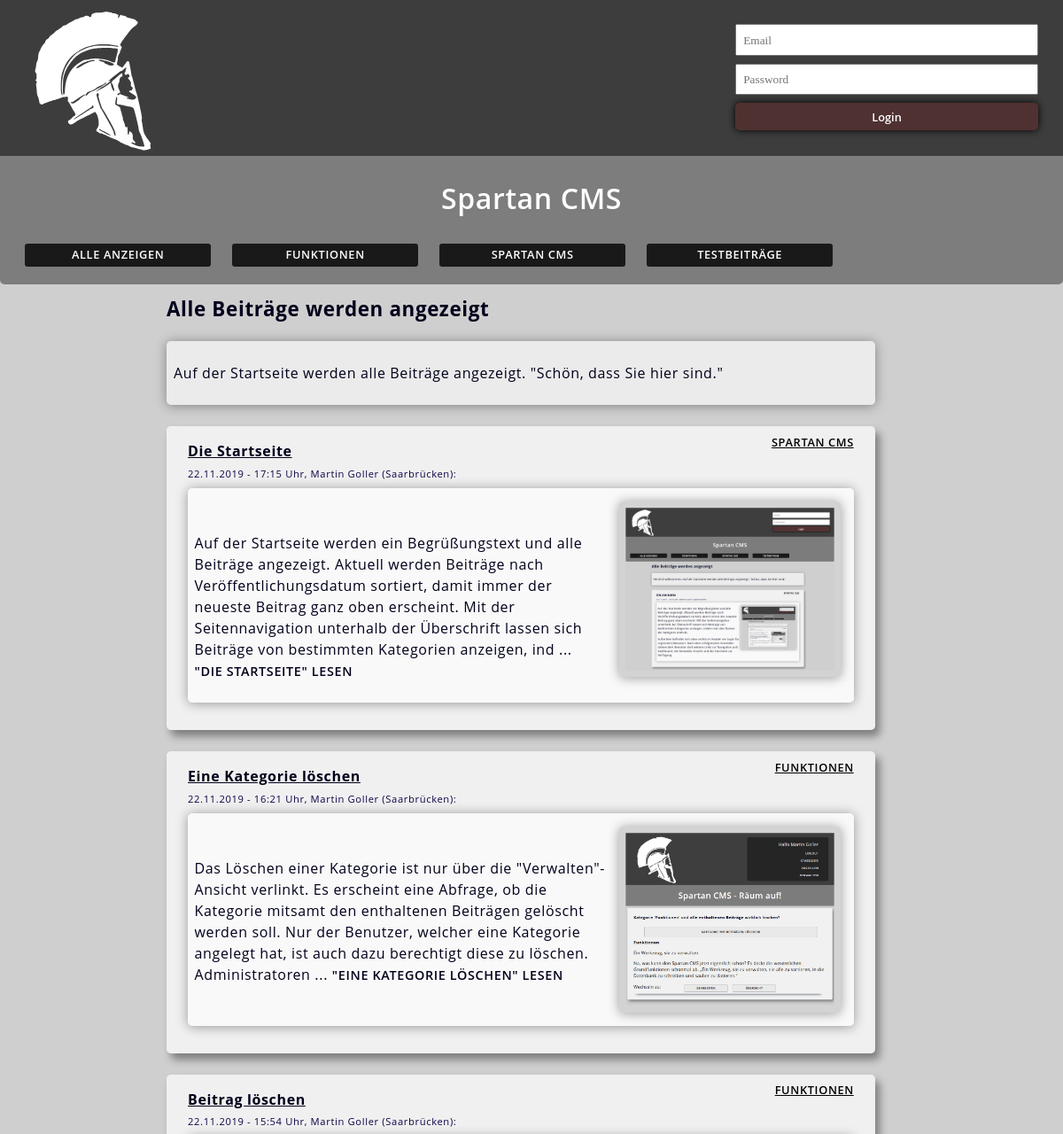
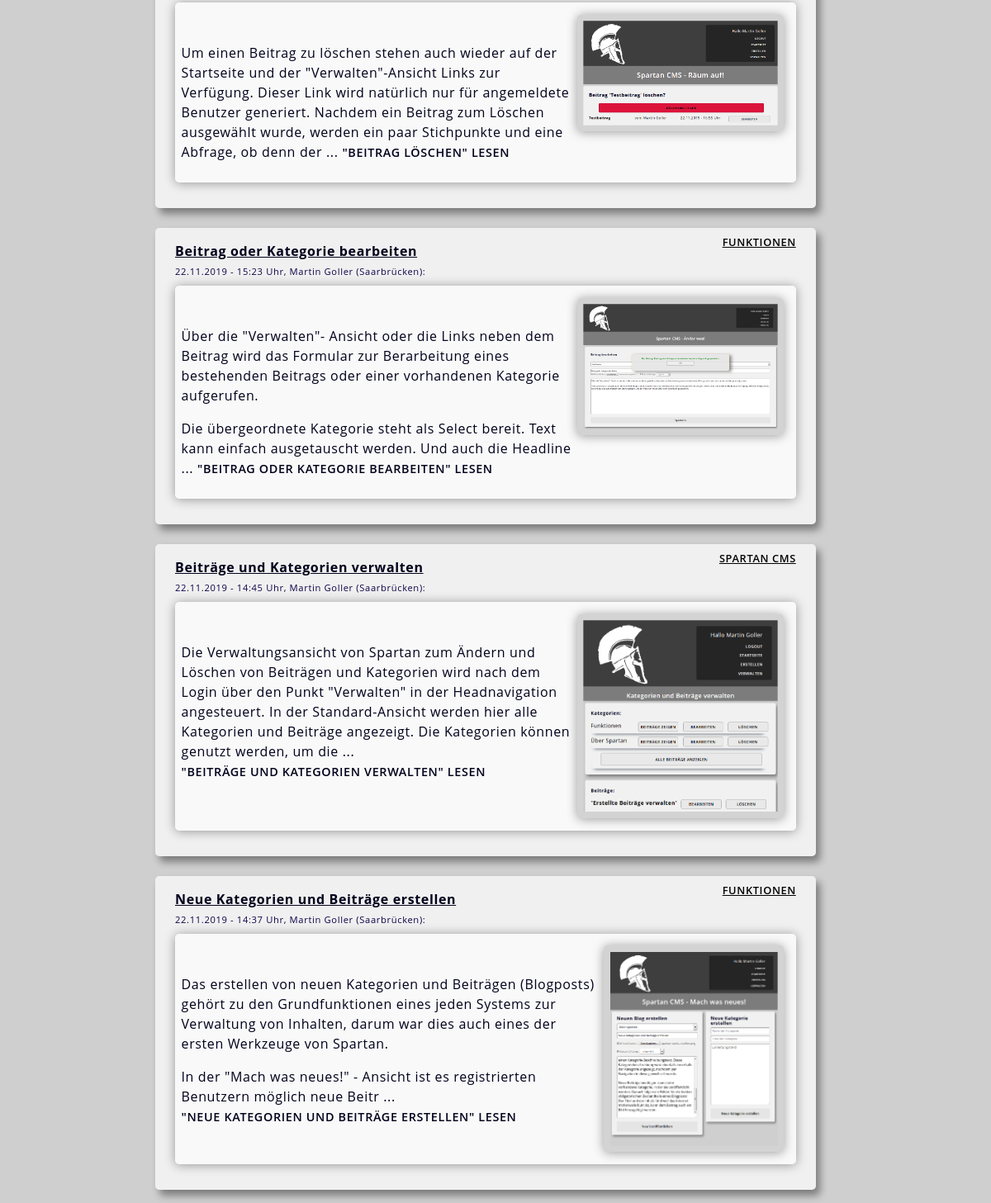
The page / on the database its author committed (2 pictures, top to bottom).
### tables this page shows
CREATE TABLE `category` (
  `cat_id` int(11) NOT NULL,
  `cat_name` varchar(255) NOT NULL,
  `cat_title` varchar(256) NOT NULL,
  `cat_description` mediumtext NOT NULL,
  `usr_id` int(11) NOT NULL
);

CREATE TABLE `blog` (
  `blog_id` int(11) NOT NULL,
  `blog_headline` varchar(255) NOT NULL,
  `blog_image` varchar(255) DEFAULT NULL,
  `blog_imageAlignment` varchar(20) NOT NULL,
  `blog_content` text NOT NULL,
  `blog_date` timestamp NOT NULL DEFAULT current_timestamp(),
  `cat_id` int(11) NOT NULL,
  `usr_id` int(11) NOT NULL
);

CREATE TABLE `user` (
  `usr_id` int(11) NOT NULL,
  `usr_firstname` varchar(255) NOT NULL,
  `usr_lastname` varchar(255) NOT NULL,
  `usr_email` varchar(255) NOT NULL,
  `usr_city` varchar(255) DEFAULT NULL,
  `usr_password` varchar(255) NOT NULL,
  `rol_id` int(11) DEFAULT NULL
);

### src/Class/Category.class.php (called while the page is built, shortened)
<?php
				class Category {
					private $cat_id;
					private $cat_name;
					public function getCat_id() {
						return $this->cat_id;
					}
					public function setCat_id($value) {
						if( !is_string($value) ) {
if(DEBUG_C)				echo "<p class='debugClassClass err'><b>Line " . __LINE__ . "</b>: cat_id: Must be DATATYPE 'String'! <i>(" . basename(__FILE__) . ")</i></p>";
						} else {
							$this->cat_id = cleanString($value);
						}
					}
					public function getCat_name() {
						return $this->cat_name;
					}
					public function setCat_name($value) {
						if( !is_string($value) ) {
if(DEBUG_C)				echo "<p class='debugClassClass err'><b>Line " . __LINE__ . "</b>: cat_name: Must be DATATYPE 'String'! <i>(" . basename(__FILE__) . ")</i></p>";
						} else {
							$this->cat_name = cleanString($value);
						}
					}
					public static function getFromDb($pdo, $cat_id=NULL) {
						$sql 		= 	"SELECT * FROM category";
						$params 	= NULL;
						$sql 			.=	" ORDER BY cat_name ASC";
						$statement = $pdo->prepare($sql);
						$statement->execute($params);
						$rowCount	= $statement->rowCount();
						if(!$rowCount) {
if(DEBUG_C)				echo "<p class='debugClass err'><b>Line " . __LINE__ . "</b>: No category could be selected from the DB! <i>(" . basename(__FILE__) . ")</i></p>\r\n";
							return false;
						} else {
							$catObjectsArray = array();
							if($cat_id) {
								$catObjectData = $statement->fetch(PDO::FETCH_ASSOC);
								$catObjectsArray [] = new Category( [
						  			'cat_id'=>$catObjectData['cat_id'],
						  			'cat_name'=>$catObjectData['cat_name'],
						  			'cat_title'=>$catObjectData['cat_title'],
						  			'cat_description'=>$catObjectData['cat_description'],
									'User' 		=> new User( [
		 							  	'usr_id'=>$catObjectData['usr_id'],
		 							  	'usr_firstname'=>$catObjectData['usr_firstname'],
		 							  	'usr_lastname'=>$catObjectData['usr_lastname'],
		 							  	'usr_city'=>$catObjectData['usr_city'],
		 							  	'Role'	=>	new Role([
		 							  		'rol_id'=>$catObjectData['rol_id'],
		 							  		'rol_name'=>$catObjectData['rol_name'],
		 						  		] )
						  			] )
								] );
							}
							else {
								foreach($statement->fetchAll(PDO::FETCH_ASSOC) AS $catObjectData){
									$catObjectsArray [] = new Category($catObjectData);
								}
						}
						return $catObjectsArray;
					}
				}
				}
?>

### src/controller/index.controller.php (called while the page is built, shortened)
<?php
				require_once("include/classLoader.inc.php");
				require_once("include/dateTime.inc.php");
				require_once("include/form.inc.php");
				require_once("traits/autoConstruct.trait.php");
				$showBlog				= new Blog();
				$showCategory			= new Category();
				$pdo				= dbConnect();
				if(!$blogEntriesArray = Blog::getFromDb($pdo, $showCategory->getCat_id(), $showBlog->getBlog_id() )) {
if(DEBUG)		echo "<p class='debug err'><b>Line " . __LINE__ . "</b>: ERROR: No blogs were fetched! <i>(" . basename(__FILE__) . ")</i></p>\r\n";
				}
				if(!$categoriesArray = Category::getFromDb($pdo)){
if(DEBUG)		echo "<p class='debug err'><b>Line " . __LINE__ . "</b>: ERROR: No category was fetched from DB. <i>(" . basename(__FILE__) . ")</i></p>\r\n";
				} else {
if(DEBUG)		echo "<p class='debug ok'><b>Line " . __LINE__ . "</b>: Successfully loaded Categories from database. <i>(" . basename(__FILE__) . ")</i></p>\r\n";
				}
?>

### src/traits/autoConstruct.trait.php (called while the page is built, shortened)
<?php
				trait autoConstruct {
					public function setAttributes ( array $attributesArray ) {
						if( $attributesArray ){
							foreach( $attributesArray AS $key => $value){
								$setterName	=	"set" . ucfirst($key);
							}
						}
					}
				}
?>

### src/include/form.inc.php (called while the page is built, shortened)
<?php
				function cleanString($value) {
					$value = trim($value);
					$value = htmlspecialchars_decode($value, ENT_QUOTES | ENT_HTML5);
					$value = htmlspecialchars( $value, ENT_QUOTES | ENT_HTML5 );
					return $value;
				}
?>

### src/include/classLoader.inc.php (called while the page is built, shortened)
<?php
				function autoloadClasses($classname){
					$classPath = "class/$classname.class.php";
				}
?>

### src/Class/Blog.class.php (called while the page is built, shortened)
<?php
				class Blog {
					private $blog_id;
					private $blog_headline;
					private $blog_image;
					private $blog_imageAlignment;
					private $blog_content;
					private $blog_date;
					private $category;
					private $user;
					public function getBlog_id() {
						return $this->blog_id;
					}
					public function setBlog_id($value) {
						if( !is_string($value) ) {
if(DEBUG_C)				echo "<p class='debugClass err'><b>Line " . __LINE__ . "</b>: blog_id: Must be DATATYPE 'String'! <i>(" . basename(__FILE__) . ")</i></p>";
						} else {
							$this->blog_id = cleanString($value);
						}
					}
					public function getBlog_headline() {
						return $this->blog_headline;
					}
					public function setBlog_headline($value) {
						if( !is_string($value) ) {
if(DEBUG_C)				echo "<p class='debugClass err'><b>Line " . __LINE__ . "</b>: blog_headline: Must be DATATYPE 'String'! <i>(" . basename(__FILE__) . ")</i></p>";
						} else {
							$this->blog_headline = cleanString($value);
						}
					}
					public function getBlog_image() {
						return $this->blog_image;
					}
					public function setBlog_image($value) {
						if( !is_string($value) AND !is_null($value)  ) {
if(DEBUG_C)				echo "<p class='debugClass err'><b>Line " . __LINE__ . "</b>: blog_image: Must be DATATYPE 'String' or 'NULL'! <i>(" . basename(__FILE__) . ")</i></p>";
						} else {
							$this->blog_image = cleanString($value);
						}
					}
					public function getBlog_imageAlignment() {
						return $this->blog_imageAlignment;
					}
					public function setBlog_imageAlignment($value) {
						if( !is_string($value) ) {
if(DEBUG_C)				echo "<p class='debugClass err'><b>Line " . __LINE__ . "</b>: blog_imageAlignment: Must be DATATYPE 'String'! <i>(" . basename(__FILE__) . ")</i></p>";
						} else {
							$this->blog_imageAlignment = cleanString($value);
						}
					}
					public function getBlog_content() {
						return $this->blog_content;
					}
					public function setBlog_content($value) {
						if( !is_string($value) ) {
if(DEBUG_C)				echo "<p class='debugClass err'><b>Line " . __LINE__ . "</b>: blog_content: Must be DATATYPE 'String'! <i>(" . basename(__FILE__) . ")</i></p>";
						} else {
							$this->blog_content = cleanString($value);
						}
					}
					public function getBlog_date() {
						return $this->blog_date;
					}
					public function setBlog_date($value) {
						if( !is_string($value) ) {
if(DEBUG_C)				echo "<p class='debugClass err'><b>Line " . __LINE__ . "</b>: blog_date: Must be DATATYPE 'String'! <i>(" . basename(__FILE__) . ")</i></p>";
						} else {
							$this->blog_date = cleanString($value);
						}
					}
					public function getCategory() {
						return $this->category;
					}
					public function setCategory($value) {
						if( !$value instanceof Category ) {
if(DEBUG_C)				echo "<p class='debugClass err'><b>Line " . __LINE__ . "</b>: category: MUST BE AN INSTANCE OF CLASS 'Category'! <i>(" . basename(__FILE__) . ")</i></p>";
						} else {
							$this->category = ($value);
						}
					}
					public function getUser() {
						return $this->user;
					}
					public function setUser($value) {
						if( !$value instanceof User ) {
if(DEBUG_C)				echo "<p class='debugClass err'><b>Line " . __LINE__ . "</b>: user: MUST BE AN INSTANCE OF CLASS 'User'! <i>(" . basename(__FILE__) . ")</i></p>";
						} else {
							$this->user = ($value);
						}
					}
					public function getEuDateTime() {
						$euTime = isoToEuDateTime($this->getBlog_date());
						return $euTime['date'] ." - ". $euTime['time'] ." Uhr";
					}
					public function getUserFullname() {
						return $this->getUser()->getFullname();
					}
					public function getCategoryId() {
						return $this->getCategory()->getCat_id();
					}
					public static function getFromDb($pdo, $cat_id=NULL, $blog_id=NULL ) {
						$sql 		= 	"SELECT * FROM blog
										INNER JOIN user USING(usr_id)
										INNER JOIN category USING(cat_id)
                              ";
						$params 	= NULL;
						$sql 			.=	" ORDER BY blog_date DESC";
						$statement = $pdo->prepare($sql);
						$statement->execute($params);
						$rowCount	= $statement->rowCount();
						if(!$rowCount) {
if(DEBUG_C)				echo "<p class='debugClass err'><b>Line " . __LINE__ . "</b>: Error: No post was read from DB! <i>(" . basename(__FILE__) . ")</i></p>\r\n";
						} else {
							$blogObjectsArray = array();
							if($blog_id) {
								$dbBlogData = $statement->fetch(PDO::FETCH_NAMED);
								$blogObjectsArray []	 = new Blog([
										'blog_id'					=> $dbBlogData['blog_id'],
										'blog_headline'			=> $dbBlogData['blog_headline'],
										'blog_image'				=> $dbBlogData['blog_image'],
										'blog_imageAlignment'	=> $dbBlogData['blog_imageAlignment'],
										'blog_content'				=> $dbBlogData['blog_content'],
										'blog_date'					=> $dbBlogData['blog_date'],
										'Category'	=> new Category( [
													'cat_id'=>$dbBlogData['cat_id'],
													'cat_name'=>$dbBlogData['cat_name'],
													'cat_title'=>$dbBlogData['cat_title'],
													'cat_description'=>$dbBlogData['cat_description']
													]),
										'User' 		=> new User( [
											'usr_id'=>$dbBlogData['usr_id']['0'],
											'usr_firstname'=>$dbBlogData['usr_firstname'],
											'usr_lastname'=>$dbBlogData['usr_lastname'],
											'usr_city'=>$dbBlogData['usr_city'],
											'Role'	=>	new Role([
												'rol_id'=>$dbBlogData['rol_id'],
												'rol_name'=>$dbBlogData['rol_name'],
											] )
										])
									]);
							}
							else {
								while($dbBlogData = $statement->fetch(PDO::FETCH_NAMED) ) {
									$blogObjectsArray []	 = new Blog([
											'blog_id'					=> $dbBlogData['blog_id'],
											'blog_headline'			=> $dbBlogData['blog_headline'],
											'blog_image'				=> $dbBlogData['blog_image'],
											'blog_imageAlignment'	=> $dbBlogData['blog_imageAlignment'],
											'blog_content'				=> $dbBlogData['blog_content'],
											'blog_date'					=> $dbBlogData['blog_date'],
											'Category'	=> new Category( [
														'cat_id'=>$dbBlogData['cat_id'],
														'cat_name'=>$dbBlogData['cat_name'],
														'cat_title'=>$dbBlogData['cat_title'],
														'cat_description'=>$dbBlogData['cat_description']
														]),
											'User' 		=> new User( [
												'usr_id'=>$dbBlogData['usr_id']['0'],
												'usr_firstname'=>$dbBlogData['usr_firstname'],
												'usr_lastname'=>$dbBlogData['usr_lastname'],
												'usr_city'=>$dbBlogData['usr_city']
											])
										]);
								}
							}
							return $blogObjectsArray;
						}
					}
				}
?>

### src/include/dateTime.inc.php (called while the page is built, shortened)
<?php
				function isoToEuDateTime($value) {
					if($value) {
						if( strpos($value, " ") ) {
							$dateTimeArray = explode(" ", $value);
							$date = $dateTimeArray[0];
							$dateArray 	= explode("-", $date);
							$time = $dateTimeArray[1];
							$time 		= substr($time, 0, 5);
						} else {
							$dateArray 	= explode("-", $value);
							$time 		= NULL;
						}
						$euDate = "$dateArray[2].$dateArray[1].$dateArray[0]";
					} else {
						$euDate 		= NULL;
						$time 		= NULL;
					}
					return array("date"=>$euDate, "time"=>$time);
				}
?>

### src/Class/User.class.php (called while the page is built, shortened)
<?php
				class User {
					private $usr_firstname;
					private $usr_lastname;
					private $usr_city;
					public function getUsr_firstname() {
						return $this->usr_firstname;
					}
					public function setUsr_firstname($value) {
						if( !is_string($value) ) {
if(DEBUG_C)				echo "<p class='debugClass err'><b>Line " . __LINE__ . "</b>: usr_firstname: Must be DATATYPE 'String'! <i>(" . basename(__FILE__) . ")</i></p>";
						} else {
							$this->usr_firstname = cleanString($value);
						}
					}
					public function getUsr_lastname() {
						return $this->usr_lastname;
					}
					public function setUsr_lastname($value) {
						if( !is_string($value) ) {
if(DEBUG_C)				echo "<p class='debugClass err'><b>Line " . __LINE__ . "</b>: usr_lastname: Must be DATATYPE 'String'! <i>(" . basename(__FILE__) . ")</i></p>";
						} else {
							$this->usr_lastname = cleanString($value);
						}
					}
					public function getUsr_city() {
						return $this->usr_city;
					}
					public function setUsr_city($value) {
						if( !is_string($value) ) {
if(DEBUG_C)				echo "<p class='debugClass err'><b>Line " . __LINE__ . "</b>: usr_city: Must be DATATYPE 'String'! <i>(" . basename(__FILE__) . ")</i></p>";
						} else {
							$this->usr_city = cleanString($value);
						}
					}
					public function getFullname() {
						return $this->getUsr_firstname() ." ". $this->getUsr_lastname();
					}
				}
?>

### src/index.php (the view, shortened to what this page needs)
<?php
				require_once("controller/index.controller.php");
?>
<!DOCTYPE html>
	<html>
		<head>
			<link rel="stylesheet" href="css/debug.css">
			<link rel="stylesheet" href="css/main.css">
		</head>
		<body>
			<?php require_once("include/pageElements/header.php") ?>
			<h1 class="mainheadline">Spartan CMS</h1>
			<?php if( $categoriesArray ): ?>
				<nav class="nav">
					<ul>
						<li><a href='<?= $_SERVER['SCRIPT_NAME'] ?>#pageHead'>Alle anzeigen</a></li>
						<?php foreach( $categoriesArray AS $category ): ?>
							<li><a href='?action=showCategory&id=<?= $category->getCat_id() ?>#pageHead'><?= $category->getCat_name() ?></a></li>
						<?php endforeach ?>
					</ul>
				</nav>
			<?php endif ?>
			<section>
			<main>
				<?php if( $blogEntriesArray ): ?>
					<?php if( $blogEntriesArray[0]->getCategoryId() == $showCategory->getCat_id() OR $showBlog->getBlog_id() ):?>
						<h2><?= $blogEntriesArray[0]->getCategory()->getCat_title() ?></h2>
						<div class="blogcontent"><p><?= nl2br(str_replace("\r\n\r\n","</p><p>",$blogEntriesArray[0]->getCategory()->getCat_description())) ?></p></div>
					<?php else :?>
						<h2>Alle Beiträge werden angezeigt</h2>
						<div class="blogcontent"><p>Auf der Startseite werden alle Beiträge angezeigt. "Schön, dass Sie hier sind."</p></div>
					<?php endif ?>
					<?php foreach( $blogEntriesArray AS $blog ): ?>
						<article>
								<h3><?= $blog->getBlog_headline() ?></h3>
								<div class="blogentrynav">
								<p>
									<a href='?action=showCategory&id=<?= $blog->getCategory()->getCat_id() ?>#pageHead'><?= $blog->getCategory()->getCat_name() ?></a>
								</p>
								</div>
							<p class='authorstats'><?= $blog->getEuDateTime() ?>, <?= $blog->getUserFullname() ?> (<?= $blog->getUser()->getUsr_city() ?>):</p>
							<div class="blogcontent">
								<?php if($blog->getBlog_image()): ?>
									<a href="#<?= $blog->getBlog_image() ?>">
									  <img src="<?= $blog->getBlog_image() ?>" class="thumbnail <?= $blog->getBlog_imageAlignment() ?>">
									</a>
								<?php endif ?>
							<?php if( !$showBlog->getBlog_id() ): ?>
								<p><?= mb_substr( nl2br(str_replace("\r\n\r\n","</p><p>",$blog->getBlog_content()) ) ,0 ,300 ) ?>
									... <a class="readPost" href="?action=showBlog&id=<?= $blog->getBlog_id() ?>">"<?= $blog->getBlog_headline() ?>" lesen</a></p>
							<?php else: ?>
								<p><?= nl2br(str_replace("\r\n\r\n","</p><p>",$blog->getBlog_content()) ) ?></p>
							<?php endif ?>
							</div>
						</article>
					<?php endforeach ?>
				<?php else: ?>
					<article>
						<p class="info">Noch keine Blogeinträge vorhanden.</p>
					</article>
				<?php endif ?>
			</main>
		</section>
		</body>
	</html>

### rows shown on the page
category: cat_name "FUNKTIONEN"
category: cat_name "SPARTAN CMS"
category: cat_name "TESTBEITRÄGE"
blog: blog_headline "Die Startseite", cat.cat_name "SPARTAN CMS", blog_date "22.11.2019 - 17:15 Uhr", usr.usr_lastname "Martin Goller", usr.usr_city "Saarbrücken", blog_image (picture), blog_content "Auf der Startseite werden ein Begrüßungstext und alle Beiträge angezeigt. Aktuell werden Beiträge nach Veröffentlichungsdatum sortiert, damit immer der neueste Beitrag ganz oben erscheint. Mit der Seitennavigation unterhalb der Überschrift lassen sich Beiträge von bestimmten Kategorien anzeigen, ind", blog_headline "DIE STARTSEITE"
blog: blog_headline "Eine Kategorie löschen", cat.cat_name "FUNKTIONEN", blog_date "22.11.2019 - 16:21 Uhr", UserFullname "Martin Goller", Usr_city "Saarbrücken", blog_image (picture), blog_content "Das Löschen einer Kategorie ist nur über die \"Verwalten\"- Ansicht verlinkt. Es erscheint eine Abfrage, ob die Kategorie mitsamt den enthaltenen Beiträgen gelöscht werden soll. Nur der Benutzer, welcher eine Kategorie angelegt hat, ist auch dazu berechtigt diese zu löschen. Administratoren", blog_headline "EINE KATEGORIE LÖSCHEN"
blog: blog_headline "Beitrag löschen", Cat_name "FUNKTIONEN", blog_date "22.11.2019 - 15:54 Uhr", UserFullname "Martin Goller", Usr_city "Saarbrücken", blog_image (picture), blog_content "Um einen Beitrag zu löschen stehen auch wieder auf der Startseite und der \"Verwalten\"-Ansicht Links zur Verfügung. Dieser Link wird natürlich nur für angemeldete Benutzer generiert. Nachdem ein Beitrag zum Löschen ausgewählt wurde, werden ein paar Stichpunkte und eine Abfrage, ob denn der", blog_headline "BEITRAG LÖSCHEN"
blog: blog_headline "Beitrag oder Kategorie bearbeiten", Cat_name "FUNKTIONEN", blog_date "22.11.2019 - 15:23 Uhr", UserFullname "Martin Goller", Usr_city "Saarbrücken", blog_image (picture), blog_content "Über die \"Verwalten\"- Ansicht oder die Links neben dem Beitrag wird das Formular zur Berarbeitung eines bestehenden Beitrags oder einer vorhandenen Kategorie aufgerufen. Die übergeordnete Kategorie steht als Select bereit. Text kann einfach ausgetauscht werden. Und auch die Headline", blog_headline "BEITRAG ODER KATEGORIE BEARBEITEN"
blog: blog_headline "Beiträge und Kategorien verwalten", Cat_name "SPARTAN CMS", blog_date "22.11.2019 - 14:45 Uhr", UserFullname "Martin Goller", Usr_city "Saarbrücken", blog_image (picture), blog_content "Die Verwaltungsansicht von Spartan zum Ändern und Löschen von Beiträgen und Kategorien wird nach dem Login über den Punkt \"Verwalten\" in der Headnavigation angesteuert. In der Standard-Ansicht werden hier alle Kategorien und Beiträge angezeigt. Die Kategorien können genutzt werden, um die", blog_headline "BEITRÄGE UND KATEGORIEN VERWALTEN"
blog: blog_headline "Neue Kategorien und Beiträge erstellen", Cat_name "FUNKTIONEN", blog_date "22.11.2019 - 14:37 Uhr", UserFullname "Martin Goller", Usr_city "Saarbrücken", blog_image (picture), blog_content "Das erstellen von neuen Kategorien und Beiträgen (Blogposts) gehört zu den Grundfunktionen eines jeden Systems zur Verwaltung von Inhalten, darum war dies auch eines der ersten Werkzeuge von Spartan. In der \"Mach was neues!\" - Ansicht ist es registrierten Benutzern möglich neue Beitr", blog_headline "NEUE KATEGORIEN UND BEITRÄGE ERSTELLEN"
